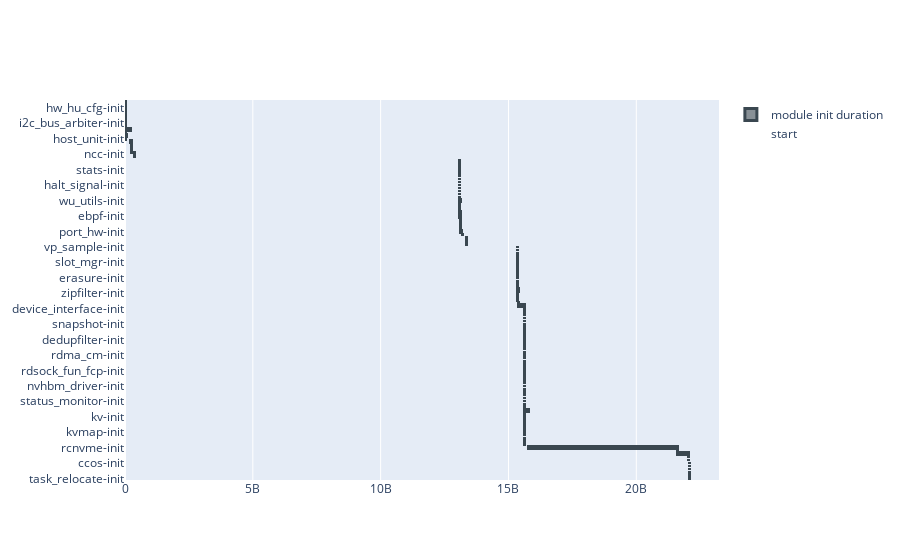

Notebook source saved alongside this figure:
### Code cell
# debugging
plot_module_time_chart(fun_module_init_df, use_plt=False, disp_granualarity_ms=1000, debug=False)

### Figure 1 — Plotly figure (JSON) as saved in the notebook; plotly's stock layout.template omitted (floating-point values rounded to 4 significant figures)
{"data": [{"marker": {"color": "rgba(256, 256, 256, 0.0)", "line": {"color": "rgba(256, 256, 256, 0.0)", "width": 1}}, "name": "start", "orientation": "h", "type": "bar", "x": [22072710542, 22072597464, 22072283553, 22072273266, 22072271135, 22072128718, 22053001944, 22052939695, 21614796432, 21614794257, 15773005544, 15641374022, 15640804950, 15640803767, 15640570270, 15640555840, 15640301597, 15639958838, 15639702652, 15639561264, 15639373051, 15639123952, 15639100065, 15639084197, 15639082832, 15639077573, 15639048289, 15639039867, 15639039364, 15638998975, 15638986300, 15638985802, 15638969127, 15638968059, 15638891678, 15638861122, 15638756816, 15638753936, 15638751816, 15638750609, 15638742499, 15638729062, 15638728487, 15638721071, 15638719145, 15638673069, 15638671419, 15638669726, 15638668251, 15638666577, 15638666115, 15638665760, 15638657502, 15638656629, 15638612634, 15638610549, 15375225730, 15375167539, 15365379955, 15361949935, 15361949098, 15361706568, 15361301966, 15360789147, 15360510933, 15360510109, 15359996031, 15359762617, 15359669434, 15359668580, 15359652012, 15359631649, 15359631294, 15359587473, 15359583270, 15359548947, 13355310259, 13355188583, 13355022165, 13193295191, 13136984685, 13135003513, 13108575019, 13108534173, 13103661538, 13097600737, 13097558302, 13097542445, 13097528910, 13097442600, 13097434716, 13097434145, 13097427898, 13097421108, 13097414946, 13097414611, 13097413563, 13097412899, 13097403634, 13097174331, 13097146741, 13079972404, 13079958671, 13079876610, 372594538, 372072951, 272573510, 271597695, 268680622, 233258349, 34542153, 34491926, 34390561, 34381878, 34153694, 34074564, 32147152, 32116404, 32000000.0, 31991880, 31870000.0, 31740000.0, 228805], "y": ["task_relocate-init", "task_copy-init", "task_manager-init", "testflow-init", "dpc_nvme-init", "ccos-init", "crunch-init", "container-init", "extent_store-init", "nvmevol-init", "rcnvme-init", "fabricsh_rds-init", "rdsvol-init", "fabricsh_rdma-init", "fabricsh_tcp-init", "kvmap-init", "large_ikv-init", "nvmem_vol-init", "tcp_pkt_gen-init", "rdma_test_utils-init", "kv-init", "compute_task-init", "pci_mgr-init", "nvmem-init", "mkv-init", "status_monitor-init", "pm_commander-init", "jpeg_comp-init", "fabrics_host-init", "tcp_pcievswitch_memcpy-init", "nvhbm_driver-init", "emmcvol-init", "fabricst_tr-init", "stripevol-init", "hw_hsu_perst-init", "rdsock_fun_fcp-init", "rdsock_fun_tcp-init", "fw_upgrade-init", "pattern_match-init", "fs_retimer-init", "rdma_cm-init", "ikv-init", "tmp421_emulation-init", "zip_overlay-init", "mctp_transport-init", "dedupfilter-init", "part_vg-init", "part_vol-init", "nullvol-init", "lvs-init", "snapshot-init", "concat-init", "repvol-init", "ecvol-init", "hw_smbus-init", "device_interface-init", "funvisor-init", "epnvme-init", "temp_sensor-init", "cryptofilter-init", "zipfilter-init", "nss-init", "volume_manager-init", "pm-init", "clonefilter-init", "erasure-init", "pm_dfa-init", "tcp-init", "fun_mbuf-init", "storage_vp_pool_mgr-init", "slot_mgr-init", "accel_telem-init", "flow-init", "tls_telem-init", "lookup_engine-init", "vp_sample-init", "telemetry-init", "l2_cache_stats-init", "sandbox-init", "charsink_net-init", "port_hw-init", "port-init", "network_unit-init", "ethernet-init", "forwarding-init", "ebpf-init", "platform_watchdog-init", "adi-init", "ovs-init", "port_config-init", "wu_utils-init", "libfuncrypto-init", "lambda-init", "vrt-init", "network_cfg-init", "halt_signal-init", "funtop-init", "syslog-init", "issu-init", "hu_funos-init", "stats-init", "fun_malloc-init", "sw_hu-init", "trace_offload-init", "hbmdump-init", "ncc-init", "refbuf-init", "mem_region-init", "bm_pool_config-init", "hw_hu-init", "host_unit-init", "hw_emmc-init", "dpc_cmd_handler-init", "board_manager-init", "bin_ctl_handler-init", "i2c_bus_arbiter-init", "fpc-init", "io_expander-init", "hw_sbp-init", "epcq-init", "hw_hu_cfg-init", "dma_utils-init", "i2c-init"]}, {"marker": {"color": "rgba(58, 71, 80, 0.6)", "line": {"color": "rgba(58, 71, 80, 1.0)", "width": 3}}, "name": "module init duration", "orientation": "h", "type": "bar", "x": [121019, 232410, 296523, 12918, 312067, 19862, 50204, 14943, 438109418, 208727, 5841744827, 24331, 862629, 23586, 235038, 825228, 504141, 597869, 240031, 382689, 213040, 205471, 133672249, 858900, 143848, 148474, 13067, 167448, 1517722, 75216, 60736, 60704, 103139, 69207, 104779, 260369, 323447, 798161, 110810, 111565, 806659, 15758, 13573, 11371, 343442, 36555, 48055, 349670, 350513, 351474, 55566, 42296, 61304, 53347, 36485, 355686, 254430715, 49211, 204484, 19213, 209566, 13427215, 631446, 550996, 219059, 278660, 516409, 20163, 460088, 1607834, 5694419, 74944, 108415, 32459, 17740, 40226, 214657, 17431, 155055, 91934, 25776337, 1947962, 26311779, 26829, 4842642, 6043580, 6143087, 15217, 27064, 23137, 6196250, 167197, 122876, 111015, 134622, 134560, 129238, 117315, 137750, 15261, 13698, 17149365, 17162653, 13459, 81029, 503270, 863899, 24730, 2711301, 35363499, 902417, 6552294, 90044, 198848338, 221171, 91105, 1998429, 2038201, 2385000.0, 17710.0, 2204000.0, 51340.0, 197745], "y": ["task_relocate-init", "task_copy-init", "task_manager-init", "testflow-init", "dpc_nvme-init", "ccos-init", "crunch-init", "container-init", "extent_store-init", "nvmevol-init", "rcnvme-init", "fabricsh_rds-init", "rdsvol-init", "fabricsh_rdma-init", "fabricsh_tcp-init", "kvmap-init", "large_ikv-init", "nvmem_vol-init", "tcp_pkt_gen-init", "rdma_test_utils-init", "kv-init", "compute_task-init", "pci_mgr-init", "nvmem-init", "mkv-init", "status_monitor-init", "pm_commander-init", "jpeg_comp-init", "fabrics_host-init", "tcp_pcievswitch_memcpy-init", "nvhbm_driver-init", "emmcvol-init", "fabricst_tr-init", "stripevol-init", "hw_hsu_perst-init", "rdsock_fun_fcp-init", "rdsock_fun_tcp-init", "fw_upgrade-init", "pattern_match-init", "fs_retimer-init", "rdma_cm-init", "ikv-init", "tmp421_emulation-init", "zip_overlay-init", "mctp_transport-init", "dedupfilter-init", "part_vg-init", "part_vol-init", "nullvol-init", "lvs-init", "snapshot-init", "concat-init", "repvol-init", "ecvol-init", "hw_smbus-init", "device_interface-init", "funvisor-init", "epnvme-init", "temp_sensor-init", "cryptofilter-init", "zipfilter-init", "nss-init", "volume_manager-init", "pm-init", "clonefilter-init", "erasure-init", "pm_dfa-init", "tcp-init", "fun_mbuf-init", "storage_vp_pool_mgr-init", "slot_mgr-init", "accel_telem-init", "flow-init", "tls_telem-init", "lookup_engine-init", "vp_sample-init", "telemetry-init", "l2_cache_stats-init", "sandbox-init", "charsink_net-init", "port_hw-init", "port-init", "network_unit-init", "ethernet-init", "forwarding-init", "ebpf-init", "platform_watchdog-init", "adi-init", "ovs-init", "port_config-init", "wu_utils-init", "libfuncrypto-init", "lambda-init", "vrt-init", "network_cfg-init", "halt_signal-init", "funtop-init", "syslog-init", "issu-init", "hu_funos-init", "stats-init", "fun_malloc-init", "sw_hu-init", "trace_offload-init", "hbmdump-init", "ncc-init", "refbuf-init", "mem_region-init", "bm_pool_config-init", "hw_hu-init", "host_unit-init", "hw_emmc-init", "dpc_cmd_handler-init", "board_manager-init", "bin_ctl_handler-init", "i2c_bus_arbiter-init", "fpc-init", "io_expander-init", "hw_sbp-init", "epcq-init", "hw_hu_cfg-init", "dma_utils-init", "i2c-init"]}], "layout": {"barmode": "stack"}}
